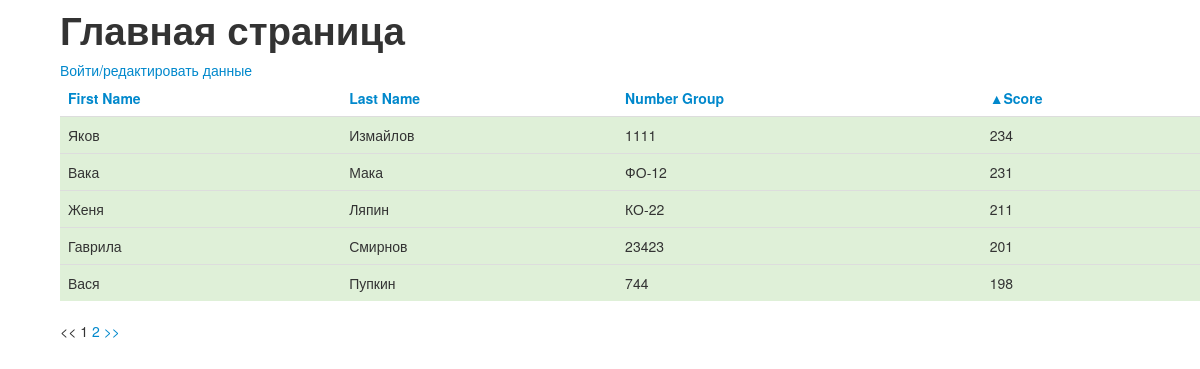
The page / on the database its author committed.
### tables this page shows
CREATE TABLE IF NOT EXISTS `matriculant` (
  `id` int(11) NOT NULL AUTO_INCREMENT,
  `code` int(16) NOT NULL,
  `name` varchar(50) NOT NULL,
  `surname` varchar(50) NOT NULL,
  `sex` enum('female','male') NOT NULL,
  `numberGroup` varchar(5) NOT NULL,
  `email` varchar(100) NOT NULL,
  `score` int(11) NOT NULL,
  `yearOfBirth` year(4) NOT NULL,
  `location` enum('notresident','resident') NOT NULL,
  PRIMARY KEY (`id`),
  UNIQUE KEY `email` (`email`),
  UNIQUE KEY `id` (`id`),
  UNIQUE KEY `email_2` (`email`),
  UNIQUE KEY `key` (`code`)
);

### index.php (called while the page is built, shortened)
<?php
include('config.php');
include('app/functions.php');
$cur_page = isset($_GET['page']) ? $_GET['page'] : 1;
$sort = isset($_GET['sort']) ? $_GET['sort'] : 'score';
$order = isset($_GET['order']) ? $_GET['order'] : 'DESC';
$dbc = 'mysql:host=' . $db_host . ';dbname=' . $db_name;
$pdo = new PDO($dbc, $db_user, $db_password);
$pdo->setAttribute(PDO::ATTR_ERRMODE, PDO::ERRMODE_EXCEPTION);
$matriculantMapper = new MatriculantMapper($pdo);
$listMatriculant = $matriculantMapper->viewMatriculant($cur_page, $sort, $order, $result_per_page);
$total  = $matriculantMapper->totalMatriculant();
$num_pages = ceil($total/$result_per_page);
$page_links = generate_page_links($sort, $order, $cur_page, $num_pages);
$sort_links = generate_sort_links($sort, $order);
include('templates/main.php');

### app/MatriculantMapper.php (called while the page is built, shortened)
<?php
class MatriculantMapper
{
    protected $db;
    public function __construct(PDO $db)
    {
        $this->db = $db;
    }
    public function viewMatriculant($cur_page, $sort, $order, $result_per_page)
    {
        $skip_result = ($cur_page - 1) * $result_per_page;
        $allowed = array("name", "surname", "numberGroup","score");
        $key     = array_search($sort, $allowed);
        $orderby = $allowed[$key];
        $order   = ($order == 'DESC') ? 'DESC' : 'ASC';
        $sql = "SELECT name, surname, numberGroup, score FROM matriculant ORDER BY $orderby $order LIMIT :skip_result, :result_per_page";
        $statment = $this->db->prepare($sql);
        $statment->bindParam(':skip_result', $skip_result, PDO::PARAM_INT);
        $statment->bindParam(':result_per_page', $result_per_page, PDO::PARAM_INT);
        $statment->execute();
        $result = $statment->fetchAll();
        return $result;
    }
}

### templates/tableMatriculant.php (the view)
<tr class="success">
    <td><?= $name?></td>
    <td><?= $surname?></td>
    <td><?= $numberGroup?></td>
    <td><?= $score?></td>
</tr>

### app/functions.php (shortened to what this page needs)
<?php
function viewTableMatriculant($listMatriculant)
{
    foreach ($listMatriculant as $key => $value) {
        $name =         htmlspecialchars($listMatriculant[$key]['name']);
        $surname =      htmlspecialchars($listMatriculant[$key]['surname']);
        $numberGroup =  htmlspecialchars($listMatriculant[$key]['numberGroup']);
        $score =        htmlspecialchars($listMatriculant[$key]['score']);
        include('templates/tableMatriculant.php');
    }
}
function generate_page_links($sort, $order, $cur_page, $num_pages)
{
    $page_links = '';
    if ($cur_page > 1) {
        $page_links .= '<a href="' . $_SERVER['PHP_SELF'] .
            '?sort=' . $sort .
            '&order=' . $order .
            '&page=' . ($cur_page - 1) . '"><<</a>';
    }
    else {
        $page_links .= '<< ';
    }
    for ($i = 1; $i <= $num_pages; $i++) {
        if ($cur_page == $i){
            $page_links .= ' ' . $i;
        }
        else{
            $page_links .= ' <a href="' . $_SERVER['PHP_SELF'] .
                '?sort=' . $sort .
                '&order=' . $order .
                '&page=' . $i .'"> ' . $i . '</a>';
        }
    }
    if ($cur_page < $num_pages){
        $page_links .= ' <a href="' . $_SERVER['PHP_SELF'] .
            '?sort=' . $sort .
            '&order=' . $order .
            '&page=' . ($cur_page + 1) . '">>></a>';
    }
    else {
        $page_links .= ' >>';
    }
    return $page_links;
}
function generate_sort_link($sort, $order, $column, $nameColumn)
{
	$sort_link = '';
	$sort_link .= '<th><a href=' . $_SERVER['PHP_SELF'] . '?sort='. $column;
	if ($sort == $column){
		if ($order == 'ASC'){
			$sort_link .= '&order=DESC>&#9660;';
			$sort_link .= $nameColumn . '</a></th>';
		} else{
			$sort_link .= '&order=ASC>&#9650;';
			$sort_link .= $nameColumn . '</a></th>';
		}
	}else {
		$sort_link .= '&order=ASC>';
		$sort_link .= $nameColumn . '</a></th>';
	}
	return $sort_link;
}
function generate_sort_links($sort, $order)
{
	$sort_links = '';
	$sort_links .= generate_sort_link($sort, $order, 'name', 'First Name');
	$sort_links .= generate_sort_link($sort, $order, 'surname', 'Last Name');
	$sort_links .= generate_sort_link($sort, $order, 'numberGroup', 'Number Group');
	$sort_links .= generate_sort_link($sort, $order, 'score', 'Score');
    return $sort_links;
}

### style.css (style rules this page uses)
body { padding-left:60px }

### rows shown on the page
matriculant: name "Яков", surname "Измайлов", numberGroup "1111", score "234"
matriculant: name "Вака", surname "Мака", numberGroup "ФО-12", score "231"
matriculant: name "Женя", surname "Ляпин", numberGroup "КО-22", score "211"
matriculant: name "Гаврила", surname "Смирнов", numberGroup "23423", score "201"
matriculant: name "Вася", surname "Пупкин", numberGroup "744", score "198"

### other values the page prints
$nameColumn "First Name Last Name Number Group"
$nameColumn "Score"
